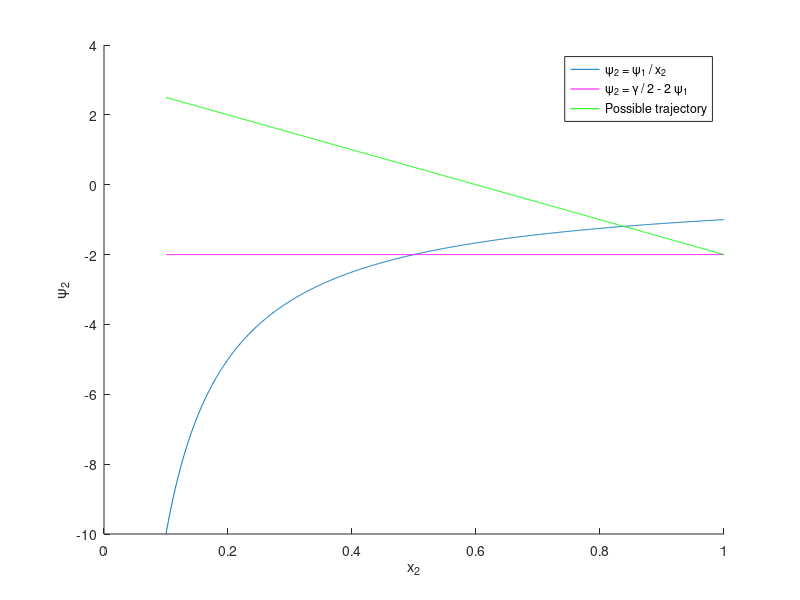

Source code (MATLAB):
x = 0.1 : 0.001 : 1

hold on
plot(x, -1 ./ x)
plot(x, -2 * ones(size(x)), 'm')

plot(x, -5 * x + 3, 'g')

legend('\psi_2 = \psi_1 / x_2', '\psi_2 = \gamma / 2 - 2 \psi_1', 'Possible trajectory')

xlabel('x_2')
ylabel('\psi_2')